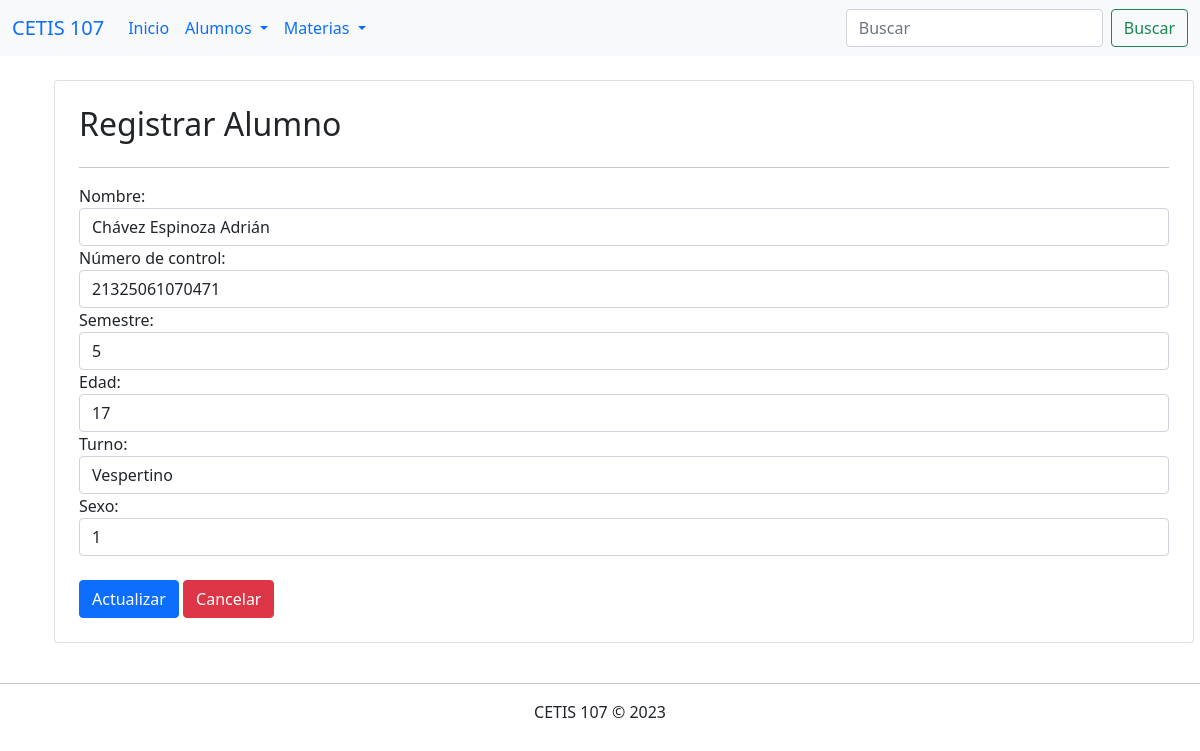
The page /editarAlumno.php?id=1 on the database as committed earlier.
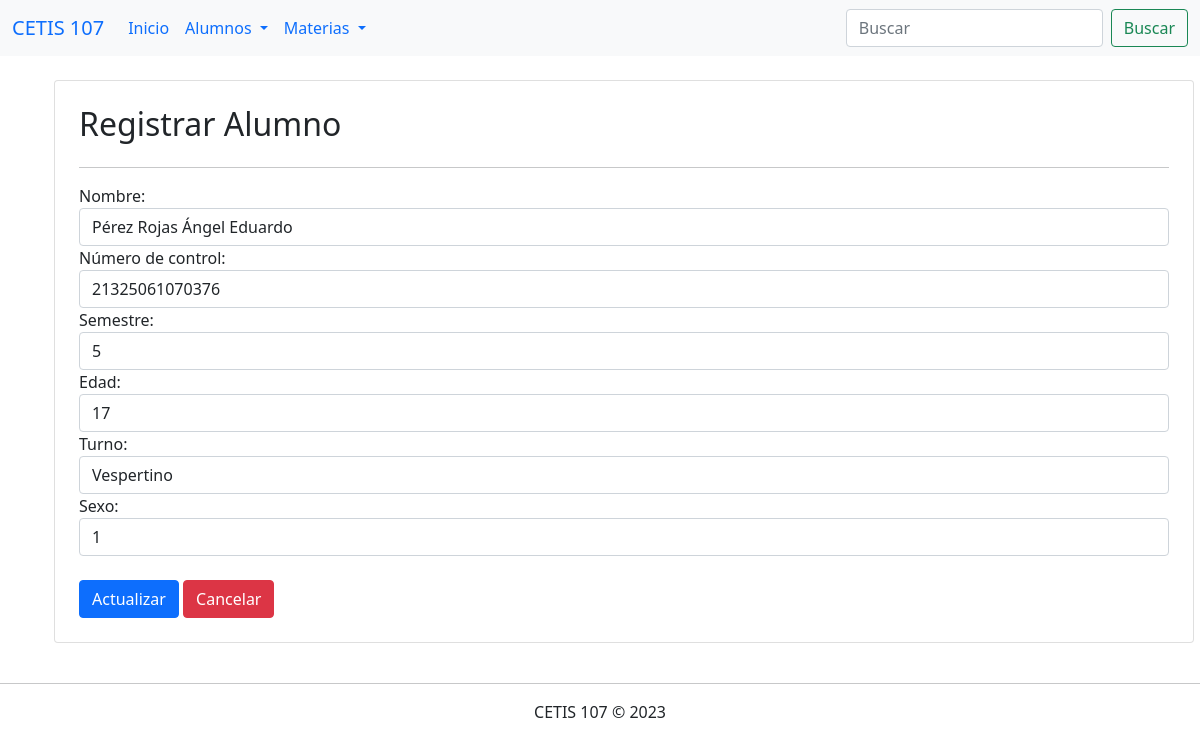
The same page on the database as committed later.
### tables this page shows
CREATE TABLE `alumnos` (
  `id` bigint(20) NOT NULL,
  `nombre` varchar(100) NOT NULL,
  `numero_control` varchar(30) NOT NULL,
  `semestre` int(11) NOT NULL,
  `edad` int(11) NOT NULL,
  `turno` varchar(10) NOT NULL,
  `sexo` tinyint(4) NOT NULL
);

### editarAlumno.php (the view, shortened to what this page needs)
<!DOCTYPE html>
<html lang="en">
<head>
    <link rel="stylesheet" href="css/bootstrap.css">
</head>
<body>
    <?php
        include 'menu.php';
        include 'conexion.php';
        $id = $_GET["id"];
        $sql = "SELECT * FROM alumnos WHERE id=".$id;
        $datos = $conexion->query($sql);
        $alumno = $datos->fetch_assoc();
    ?>
    <div class="container">
        <div class="row">
            <div class="col-12 card m-4 p-4">
                <h2>Registrar Alumno</h2><hr>
                <form action="ActualizarAlumno.php" method="POST">
                    <div class="form-group">
                        <label for="">Nombre:</label>
                        <input value="<?php echo $alumno["nombre"]; ?>" name="nombre" type="text" class="form-control" placeholder="Teclea el nombre del alumno" required>
                    </div>
                    <div class="form-group">
                        <label for="">Número de control:</label>
                        <input value="<?php echo $alumno["numero_control"]; ?>" name="nc" type="text" class="form-control" placeholder="Teclea el número de control" required>
                    </div>
                    <div class="form-group">
                        <label for="">Semestre:</label>
                        <input value="<?php echo $alumno["semestre"]; ?>" name="semestre" type="number" class="form-control" placeholder="Teclea el semestre" required>
                    </div>
                    <div class="form-group">
                        <label for="">Edad:</label>
                        <input value="<?php echo $alumno["edad"]; ?>" name="edad" type="number" class="form-control" placeholder="Teclea la edad" required>
                    </div>
                    <div class="form-group">
                        <label for="">Turno:</label>
                        <select name="turno" class="form-control" required>
                            <option selected value="<?php echo $alumno["turno"]; ?>"><?php echo $alumno["turno"]; ?></option>
                        </select>
                    </div>
                    <div class="form-group">
                        <label for="">Sexo:</label>
                        <select name="sexo" class="form-control" required>
                            <option selected value="<?php echo $alumno["sexo"]; ?>"><?php echo $alumno["sexo"]; ?></option>
                        </select>
                    </div><br>
                    <div>
                        <input type="submit" value="Actualizar" class="btn btn-primary">
                        <a href="consultarAlumnos.php" class="btn btn-danger">Cancelar</a>
                    </div>
                </form>
            </div>
        </div>
    </div>
    <footer class="text-center">
        <hr>
        CETIS 107 &copy; 2023
    </footer>
</body>
</html>

Rows that differ between the two databases and show on the page:
changed alumnos "Vespertino": nombre "Chávez Espinoza Adrián" → "Pérez Rojas Ángel Eduardo"; nc "21325061070471" → "21325061070376"
